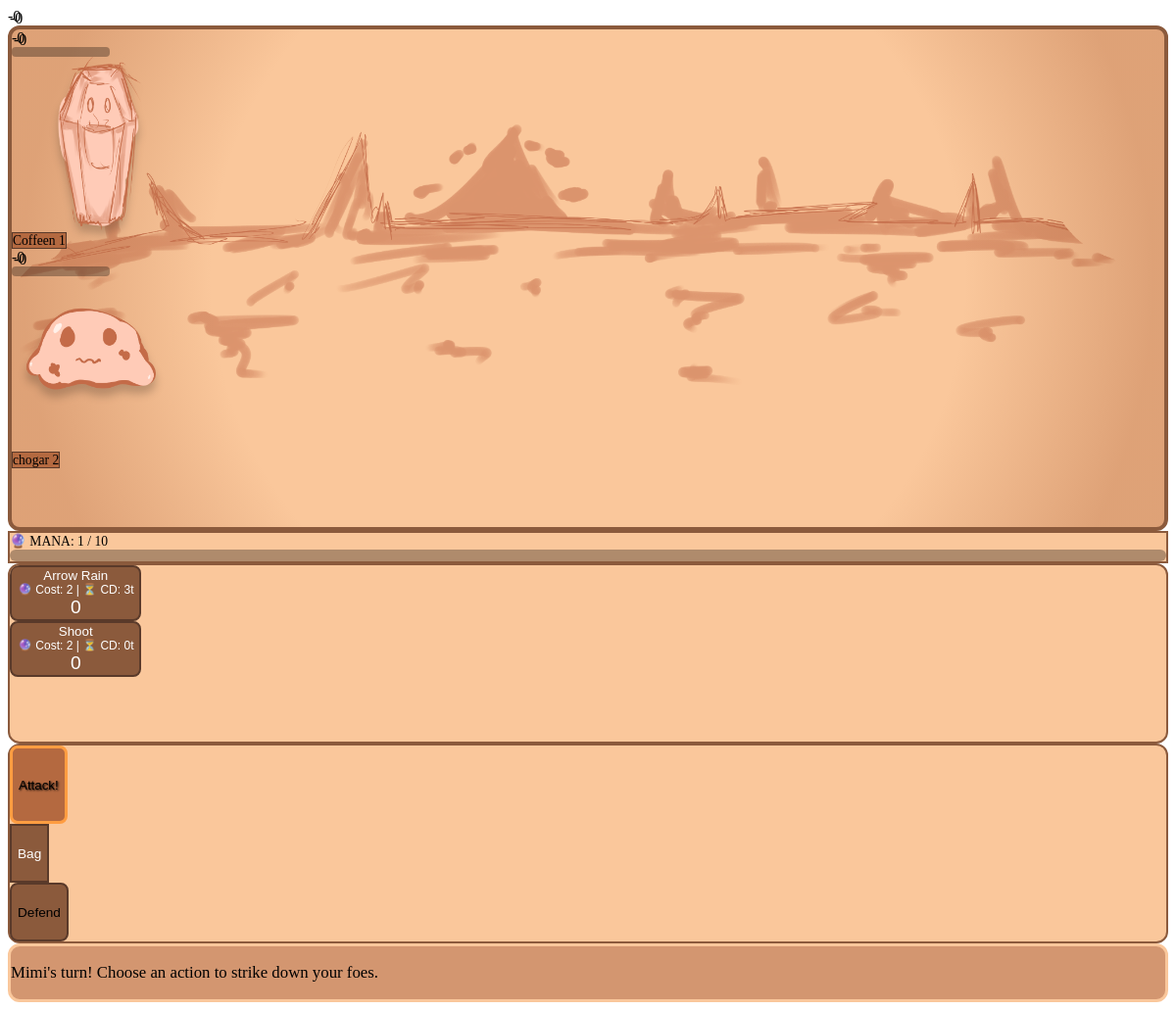
The page /in-game/in-combat/combat_lv1.php?id=7 on the database its author committed.
### tables this page shows
CREATE TABLE `enemy_stats` (
  `enemy_stats_id` int(11) NOT NULL,
  `enemy_id` int(11) NOT NULL,
  `enemy_hp` int(11) NOT NULL,
  `enemy_str` int(11) NOT NULL,
  `enemy_def` int(11) NOT NULL,
  `enemy_dex` int(11) NOT NULL,
  `enemy_fth` int(11) NOT NULL,
  `enemy_int` int(11) NOT NULL
);

CREATE TABLE `enemy` (
  `enemy_id` int(11) NOT NULL,
  `enemy_name` varchar(200) NOT NULL,
  `base_exp` int(11) NOT NULL,
  `sprite` text NOT NULL,
  `drop_id` int(11) NOT NULL
);

CREATE TABLE `obtainable_skill` (
  `skill_id` int(11) NOT NULL,
  `class_id` int(11) NOT NULL,
  `id_skill_attributes` int(22) NOT NULL,
  `skill_name` varchar(200) NOT NULL,
  `lvl_required` int(11) NOT NULL,
  `mana_cost` int(11) NOT NULL DEFAULT 0,
  `cooldown` int(20) NOT NULL,
  `skill_area` int(11) NOT NULL,
  `skill_desc` text NOT NULL
);

### in-game/in-combat/combat_lv1.php (the view, shortened to what this page needs)
<?php
include_once __DIR__ . '/../../conn.php';
$player_id = isset($_GET['id']) ? intval($_GET['id']) : 0;
$player_data = [];
if ($player_id > 0) {
    $query = "SELECT p.*, c.class_name, c.avatar, ps.curr_max_hp, ps.curr_str, ps.curr_def, ps.curr_dex, ps.curr_int, ps.curr_fth, p.level
              FROM player p
              LEFT JOIN class c ON p.class_id = c.class_id
              LEFT JOIN player_stats ps ON p.player_id = ps.player_id
              WHERE p.player_id = ?";
    $stmt = mysqli_prepare($conn, $query);
    if ($stmt) {
        mysqli_stmt_bind_param($stmt, "i", $player_id);
        mysqli_stmt_execute($stmt);
        $result = mysqli_stmt_get_result($stmt);
        $player_data = mysqli_fetch_assoc($result);
    }
}
if (!empty($player_data)) {
    $player_data['name'] = $player_data['player_name'] ?? $player_data['name'] ?? 'Mimi';
    $player_data['str'] = intval($player_data['curr_str'] ?? 10);
    $player_data['def'] = intval($player_data['curr_def'] ?? 5);
    $player_data['dex'] = intval(($player_data['curr_dex'] ?? $player_data['dex']) ?: 10);
    $player_data['curr_dex'] = $player_data['dex'];
    $player_data['int'] = intval(($player_data['curr_int'] ?? $player_data['int']) ?: 10);
    $player_data['curr_int'] = $player_data['int'];
    $player_data['fth'] = intval(($player_data['curr_fth'] ?? $player_data['fth']) ?: 10);
    $player_data['curr_fth'] = $player_data['fth'];
}
$active_enemies = [];
$encounter_limit = rand(2, 4);
$stmt2 = mysqli_prepare($conn, "SELECT e.enemy_id, e.enemy_name, e.sprite, es.enemy_hp, es.enemy_str, es.enemy_def, es.enemy_dex, es.enemy_int, es.enemy_fth
                                FROM enemy e
                                JOIN enemy_stats es ON e.enemy_id = es.enemy_id");
mysqli_stmt_execute($stmt2);
$res2 = mysqli_stmt_get_result($stmt2);
$enemy_template_pool = [];
while ($template = mysqli_fetch_assoc($res2)) {
    $enemy_template_pool[] = $template;
}
if (!empty($enemy_template_pool)) {
    for ($i = 0; $i < $encounter_limit; $i++) {
        $base = $enemy_template_pool[array_rand($enemy_template_pool)];
        $enemyDex = intval($base['enemy_dex'] ?? 8);
        $enemy_instance = [
            'id'         => $i,
            'enemy_id'   => $base['enemy_id'],
            'name'       => $base['enemy_name'] . ' ' . ($i + 1),
            'enemy_name' => $base['enemy_name'],
            'sprite'     => $base['sprite'],
            'hp'         => intval($base['enemy_hp']),
            'max_hp'     => intval($base['enemy_hp']),
            'str'        => intval($base['enemy_str']),
            'def'        => intval($base['enemy_def']),
            'dex'        => $enemyDex,
            'curr_dex'   => $enemyDex,
            'int'        => intval($base['enemy_int'] ?? 0),
            'fth'        => intval($base['enemy_fth'] ?? 0),
            'alive'      => true
        ];
        $active_enemies[] = $enemy_instance;
    }
}
$player_skills = [];
if (!empty($player_data)) {
    $player_level = intval($player_data['level'] ?? 1);
    $player_class = intval($player_data['class_id'] ?? 0);
    $skill_query = "SELECT ob.skill_id, ob.skill_name, ob.skill_desc, ob.lvl_required, ob.cooldown, ob.skill_area,
                           sa.skill_str, sa.skill_def, sa.skill_heal, sa.skill_int
                    FROM obtainable_skill ob
                    LEFT JOIN skill_attributes sa ON ob.id_skill_attributes = sa.id_skill_attributes
                    WHERE ob.class_id = ? AND ob.lvl_required <= ?
                    ORDER BY ob.skill_id ASC";
    $stmt_skills = mysqli_prepare($conn, $skill_query);
    if ($stmt_skills) {
        mysqli_stmt_bind_param($stmt_skills, "ii", $player_class, $player_level);
        mysqli_stmt_execute($stmt_skills);
        $skill_result = mysqli_stmt_get_result($stmt_skills);
        while ($skill_row = mysqli_fetch_assoc($skill_result)) {
            $skill_row['mana_cost'] = ($skill_row['skill_str'] > 20 || $skill_row['skill_heal'] > 20) ? 2 : 1;
            $player_skills[] = $skill_row;
        }
    }
}
?>
<div class="d-flex flex-column justify-content-between h-100 p-3" style="user-select: none;">
    <div class="damage-popup text-danger fw-bold position-absolute d-none fs-2" id="player-damage-pop" style="z-index: 99; top: 25%; left: 15%; text-shadow: 2px 2px 0px #000;"> -0 </div>
    <div class="battle-stage d-flex align-items-center justify-content-around flex-grow-1 mb-3"
     style="min-height: 200px; background-image: radial-gradient(circle, #b4694000 60%, #b4694065 90%), url('../../asset/img/background/plains1.png'); background-size: auto, contain; background-position: center; background-repeat: no-repeat; background-color:#FAC79B; border-radius: 12px; border: 4px solid #8B5A3C;">
        <div class="enemy-party d-flex gap-4 align-items-end justify-content-center w-100" style="padding-bottom: 60px;">
            <?php if (!empty($active_enemies)): ?>
                <?php foreach ($active_enemies as $index => $enemy):
                    $enemyUniqueId = $enemy['id'];
                ?>
                    <div class="enemy-container d-flex flex-column align-items-center justify-content-end text-center position-relative"
                        id="enemy-target-<?= $enemyUniqueId ?>"
                        onclick="selectEnemyTarget(<?= $enemyUniqueId ?>)"
                        style="cursor: pointer; min-width: 120px; transition: all 0.2s ease; <?= !$enemy['alive'] ? 'opacity: 0.4;' : '' ?>">
                        <div class="damage-popup text-warning fw-bold position-absolute top-0 start-50 translate-middle fs-2 d-none" id="enemy-damage-<?= $enemyUniqueId ?>" style="z-index: 99; text-shadow: 2px 2px 0px #000;">-0</div>
                        <div class="progress mb-2 w-100" style="max-width: 100px; height: 10px; background-color: rgba(0,0,0,0.3); border-radius: 4px;">
                        </div>
                        <?php if (!empty($enemy['sprite'])): ?>
                            <div class="d-flex align-items-end justify-content-center" style="height: 180px; width: 100%;">
                                <img src="../../asset/sprites/enemies/lv1/<?= htmlspecialchars($enemy['sprite']) ?>"
                                    class="enemy-sprite enemy-hover-float item-rendering-pixelated"
                                    style="max-height: 100%; max-width: 100%; object-fit: contain; filter: drop-shadow(0px 8px 4px rgba(0,0,0,0.2)); transition: transform 0.2s ease; animation-delay: <?= $index * 0.45 ?>s;"
                                    alt="<?= htmlspecialchars($enemy['name']) ?>"
                                    onerror="this.src='https://placehold.co/120x180?text=Enemy'">
                            </div>
                        <?php endif; ?>
                        <span class="badge mt-2" style="background-color: #B46940; font-size: 0.85rem; width: fit-content; border: 1px solid #5A3A2A;">
                            <?= htmlspecialchars($enemy['name']) ?>
                        </span>
                    </div>
                <?php endforeach; ?>
            <?php else: ?>
                <div class="text-center text-muted">No enemies spotted in this area.</div>
            <?php endif; ?>
        </div>
    </div>
    <div class="row g-2 pb-2">
        <div class="col-9">
            <div class="col-12 p-2 rounded mb-2 d-flex align-items-center gap-3" style="background-color: #FAC79B; border: 2px solid #8B5A3C;">
                <div class="fw-bold text-dark style-font" style="font-size: 0.85rem; white-space: nowrap;">
                    🔮 MANA: <span id="player-mana-display">1</span> / 10
                </div>
                <div class="progress flex-grow-1" style="height: 12px; background-color: rgba(0,0,0,0.3); border-radius: 6px;">
                </div>
            </div>
            <div class="p-3 d-flex flex-column gap-2 justify-content-center" style="background-color: #FAC79B; min-height: 100px; height: 180px; border-radius: 12px; border: 2px solid #8B5A3C; overflow-y: auto;">
                <div id="skills-panel">
                    <?php if (!empty($player_skills)): ?>
                        <div class="row g-2">
                            <?php foreach ($player_skills as $skill): ?>
                                <div class="col-6">
                                    <button class="btn w-100 skill-btn fw-bold py-2 position-relative d-flex flex-column align-items-center justify-content-center"
                                        id="skill-btn-<?= htmlspecialchars($skill['skill_id']) ?>"
                                        style="background-color: #8B5A3C; color: white; border: 2px solid #5A3A2A; border-radius: 8px;"
                                        onclick="executePlayerSkill(<?= htmlspecialchars(json_encode($skill)) ?>, event)"
                                        data-skill-id="<?= htmlspecialchars($skill['skill_id']) ?>"
                                        data-skill-name="<?= htmlspecialchars($skill['skill_name']) ?>"
                                        title="<?= htmlspecialchars($skill['skill_desc']) ?>">
                                        <div><?= htmlspecialchars($skill['skill_name']) ?></div>
                                        <small class="text-warning" style="font-size:0.75rem;">🔮 Cost: <?= $skill['mana_cost'] ?> | ⏳ CD: <?= $skill['cooldown'] ?>t</small>
                                        <div class="position-absolute top-50 start-50 translate-middle w-100 h-100 d-none align-items-center justify-content-center rounded bg-dark bg-opacity-75 cd-overlay" style="z-index: 5; color: #fff; font-size: 1.2rem;">0</div>
                                    </button>
                                </div>
                            <?php endforeach; ?>
                        </div>
                    <?php else: ?>
                        <div class="text-center text-muted py-2">
                            <small>No skills learned yet</small>
                        </div>
                    <?php endif; ?>
                </div>
            </div>
        </div>
        <div class="col-3">
            <div class="p-2 d-flex flex-column gap-2 justify-content-center h-100" style="background-color: #FAC79B; border-radius: 12px; border: 2px solid #8B5A3C; min-height: 180px;">
                <button type="button" id="btn-attack" onclick="executePlayerAction('attack')" class="btn btn-lg text-white w-100 py-2 fw-bold combat-btn shadow-sm" style="background-color: #B46940; border-radius: 8px; border:3px #ff9d41 solid; height:80px; text-shadow: 1px 1px 2px #000;">Attack!</button>
                <div class="row g-2">
                    <div class="col-6 mt-2">
                        <button class="btn btn-dark w-100 fw-bold shadow-sm" id="btn-bag" style="background-color: #8B5A3C; border: 2px solid #5A3A2A; color:#fff; height:60px; font-size: 0.85rem;" data-bs-toggle="modal" data-bs-target="#modalInventory">Bag</button>
                    </div>
                    <div class="col-6 mt-2">
                        <button type="button" id="btn-defend" onclick="executePlayerAction('defend')" class="btn text-white w-100 py-2 fw-bold combat-btn shadow-sm" style="background-color: #8B5A3C; border: 2px solid #5A3A2A; border-radius: 8px; height:60px; font-size: 0.85rem;">Defend</button>
                    </div>
                </div>
            </div>
        </div>
    </div>
    <div class="row">
        <div class="col-12">
            <div class="p-3 text-white d-flex align-items-center" id="combat-dialogue-box" style="background-color: #D39670; border-radius: 12px; max-height: 55px; font-size: 1.05rem; border: 3px solid #FAC79B; overflow-y: auto;">
                <p class="m-0" id="combat-log-text">Mimi's turn! Choose an action to strike down your foes.</p>
            </div>
        </div>
    </div>
</div>

### in-game/in-combat/combat_lv1.php (style rules this page uses)
.enemy-hover-float { animation: battleFloat 3.2s ease-in-out infinite; }
#btn-attack, .skill-btn { transition: all 0.15s ease; }

### rows shown on the page
enemy_stats: enemy.sprite (picture), name "Coffeen 1"
enemy_stats: $enemyUniqueId 1 (drawn), enemy.sprite (picture), name "chogar 2"
obtainable_skill: skill_name "Arrow Rain", mana_cost "2", cooldown "3"
obtainable_skill: skill_name "Shoot", mana_cost "2", cooldown "0"
